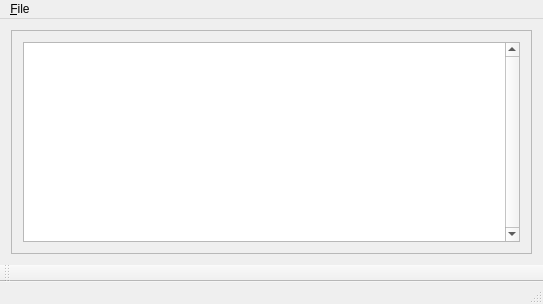
<?xml version="1.0" encoding="UTF-8"?>
<ui version="4.0">
 <class>MainWindow</class>
 <widget class="QMainWindow" name="MainWindow">
  <property name="geometry">
   <rect>
    <x>0</x>
    <y>0</y>
    <width>543</width>
    <height>304</height>
   </rect>
  </property>
  <property name="windowTitle">
   <string>MainWindow</string>
  </property>
  <widget class="QWidget" name="centralWidget">
   <layout class="QVBoxLayout" name="verticalLayout">
    <item>
     <widget class="QScrollArea" name="scrollArea">
      <property name="widgetResizable">
       <bool>true</bool>
      </property>
      <widget class="QWidget" name="scrollAreaWidgetContents">
       <property name="geometry">
        <rect>
         <x>0</x>
         <y>0</y>
         <width>523</width>
         <height>226</height>
        </rect>
       </property>
       <layout class="QVBoxLayout" name="verticalLayout_2">
        <item>
         <widget class="QListView" name="listView">
          <property name="verticalScrollBarPolicy">
           <enum>Qt::ScrollBarAlwaysOn</enum>
          </property>
          <property name="editTriggers">
           <set>QAbstractItemView::NoEditTriggers</set>
          </property>
          <property name="verticalScrollMode">
           <enum>QAbstractItemView::ScrollPerPixel</enum>
          </property>
          <property name="spacing">
           <number>5</number>
          </property>
         </widget>
        </item>
       </layout>
      </widget>
     </widget>
    </item>
   </layout>
  </widget>
  <widget class="QMenuBar" name="menuBar">
   <property name="geometry">
    <rect>
     <x>0</x>
     <y>0</y>
     <width>543</width>
     <height>19</height>
    </rect>
   </property>
   <widget class="QMenu" name="menu_file">
    <property name="title">
     <string>&amp;File</string>
    </property>
    <addaction name="action_Open_log"/>
    <addaction name="separator"/>
    <addaction name="action_Quit"/>
   </widget>
   <addaction name="menu_file"/>
  </widget>
  <widget class="QToolBar" name="mainToolBar">
   <attribute name="toolBarArea">
    <enum>BottomToolBarArea</enum>
   </attribute>
   <attribute name="toolBarBreak">
    <bool>false</bool>
   </attribute>
  </widget>
  <widget class="QStatusBar" name="statusBar"/>
  <action name="action_Open_log">
   <property name="text">
    <string>&amp;Open log</string>
   </property>
  </action>
  <action name="action_Quit">
   <property name="text">
    <string>&amp;Quit</string>
   </property>
  </action>
 </widget>
 <layoutdefault spacing="6" margin="11"/>
 <resources/>
 <connections>
  <connection>
   <sender>action_Quit</sender>
   <signal>triggered()</signal>
   <receiver>MainWindow</receiver>
   <slot>close()</slot>
   <hints>
    <hint type="sourcelabel">
     <x>-1</x>
     <y>-1</y>
    </hint>
    <hint type="destinationlabel">
     <x>199</x>
     <y>149</y>
    </hint>
   </hints>
  </connection>
 </connections>
</ui>
